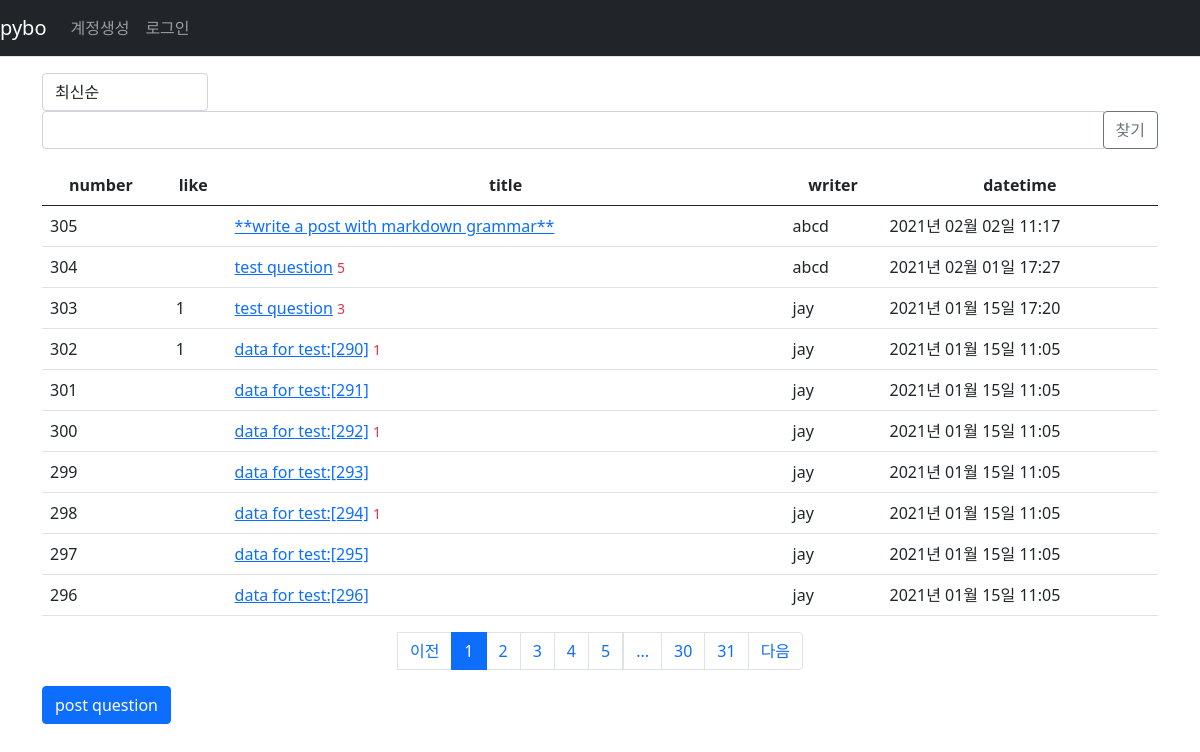
Page /question/list/ on the committed database.
### pybo/models.py (models this page shows)
class Question(db.Model):
    id=db.Column(db.Integer, primary_key=True)
    subject=db.Column(db.String(20),nullable=False)
    content=db.Column(db.Text(),nullable=False)
    create_date=db.Column(db.DateTime(),nullable=False)
    user_id=db.Column(db.Integer, db.ForeignKey('user.id',ondelete='CASCADE'),nullable=False)
    user=db.relationship('User',backref=db.backref('question_set'))
    modify_date=db.Column(db.DateTime(), nullable=True)
    voter=db.relationship('User', secondary=question_voter, backref=db.backref('question_voter_set'))

class User(db.Model):
    id=db.Column(db.Integer,primary_key=True)
    username=db.Column(db.String(150),unique=True,nullable=False)
    password=db.Column(db.String(200),nullable=False)
    email=db.Column(db.String(120),unique=True,nullable=False)

### pybo/views/question_views.py (the view, shortened to what this page needs)
@bp.route('/list/')
def _list():
    page=request.args.get('page',type=int, default=1)
    kw=request.args.get('kw',type=str,default='')
    so=request.args.get('so',type=str,default='recent')
    if so=='recommend':
        sub_query=db.session.query(
            question_voter.c.question_id, func.count('*').label('num_voter'))\
            .group_by(question_voter.c.question_id).subquery()
        question_list=Question.query\
            .outerjoin(sub_query, Question.id==sub_query.c.question_id)\
            .order_by(sub_query.c.num_voter.desc(), Question.create_date.desc())
    else:
        question_list=Question.query.order_by(Question.create_date.desc())
    question_list=question_list.paginate(page, per_page=10)
    return render_template('question/question_list.html', question_list=question_list, page=page, kw=kw, so=so)

### pybo/filter.py (called while the page is built)
def format_datetime(value,fmt="%Y년 %m월 %d일 %H:%M"):
    return value.strftime(fmt)

### pybo/views/auth_views.py (called while the page is built)
@bp.before_app_request
def load_logged_in_user():
    user_id=session.get('user_id')
    if user_id is None:
        g.user=None
    else:
        g.user=User.query.get(user_id)

### pybo/templates/question/question_list.html (shortened to what this page needs)
{% extends 'base.html' %}
{% block content %}
<div class="container my-3">
    <div class="row justify-content-between my-3">
        <div class="col-2">
            <select class="form-control so">
                <option value="recent" {% if so=='recent' %}selected{% endif %}>최신순</option>
            </select>
        </div>
        <div class="col-4 input-group">
            <input type="text" class="form-control kw" value="{{ kw or '' }}">
            <div class="input-group-append">
                <button class="btn btn-outline-secondary" type="button" id="btn_search">찾기</button>
            </div>
        </div>
    </div>
    <table class="table">
        <thead>
        <tr class="text-center thead-dark">
            <th>number</th>
            <th>like</th>
            <th style="width : 50%">title</th>
            <th>writer</th>
            <th>datetime</th>
        </tr>
        </thead>
        <tbody>
        {% if question_list %}
        {% for question in question_list.items %}
        <tr>
            <td>{{ question_list.total-((question_list.page-1)*question_list.per_page)-loop.index0}}</td>
            <td>
                {% if question.voter|length > 0 %}
                <span class=" px-2 py-1">{{ question.voter|length }}</span>
                {% endif %}
            </td>
            <td class="text-left">
                <a href="{{ url_for('question.detail',question_id=question.id)}}">{{question.subject}}</a>
                {% if question.answer_set|length >0 %}
                <span class="text-danger small ml-2">{{question.answer_set|length}}</span>
                {% endif %}
            </td>
            <td>{{question.user.username }}</td>
            <td>
                {{question.create_date|datetime}}
            </td>
        </tr>
        {% endfor %}
        {% else %}
        <tr>
            <td colspan="3">no question.</td>
        </tr>
        {% endif %}
        </tbody>
    </table>
    <ul class="pagination justify-content-center">
        {% if question_list.has_prev %}
        <li class="page-item">
            <a class="page-link" data-page="{{ question_list.prev_num }}" href="#">이전</a>
        </li>
        {% else %}
        <li class="page-item-disabled">
            <a class="page-link" tabindex="-1" aria-disabled="true" href="#">이전</a>
        </li>
        {% endif %}
        {% for page_num in question_list.iter_pages() %}
            {% if page_num %}
                {% if page_num != question_list.page %}
                <li class="page-item">
                    <a class="page-link" data-page="{{ page_num }}" href="#">{{ page_num }}</a>
                </li>
                {% else %}
                <li class="page-item active" aria-current="page">
                    <a class="page-link" href="#">{{page_num}}</a>
                </li>
                {% endif %}
            {% else %}
                <li class="disabled">
                    <a class="page-link" href="#">...</a>
                </li>
            {% endif %}
        {% endfor %}
        {% if question_list.has_next %}
        <li class="page-item">
            <a class="page-link" data-page="{{ question_list.next_num }}" href="#">다음</a>
        </li>
        {% else %}
        <li class="page-item disabled">
            <a class="page-link" tabindex="-1" aria-disabled="true" href="#">다음</a>
        </li>
        {% endif %}
    </ul>
    <a href="{{ url_for('question.create')}}" class="btn btn-primary">post question</a>
</div>
{% endblock %}

### pybo/templates/base.html (shortened to what this page needs)
<!DOCTYPE html>
<html lang="ko">
<head>
    <link rel="stylesheet" href="{{ url_for('static', filename='bootstrap.min.css') }}">
</head>
<body>
    {% include "navbar.html" %}
    {% block content%}
    {% endblock %}
</body>
</html>

### pybo/templates/navbar.html (shortened to what this page needs)
<nav class="navbar navbar-expand-lg navbar-dark bg-dark border-bottom">
    <a class="navbar-brand" href="{{url_for('main.index')}}">pybo</a>
    <div class="collapse navbar-collapse flex-grow-0" id="navbarNav">
        {% if g.user %}
        <ul class="navbar-nav">
            <li class="nav-item">
                <a class="nav-link" href="{{url_for('auth.logout')}}">{{ g.user.username}}  logout</a>
            </li>
        </ul>
        {% else %}
        <ul class="navbar-nav">
            <li class="nav-item">
                <a class="nav-link" href="{{url_for('auth.signup')}}">계정생성</a>
            </li>
            <li class="nav-item">
                <a class="nav-link" href="{{url_for('auth.login')}}">로그인</a>
            </li>
        </ul>
        {% endif %}
    </div>
</nav>

### rows in the picture
Question: id "305", subject "**write a post with markdown grammar**", user.username "abcd", create_date "2021년 02월 02일 11:17"
Question: id "304", subject "test question", answer_set|length "5", user.username "abcd", create_date "2021년 02월 01일 17:27"
Question: id "303", voter|length "1", subject "test question", answer_set|length "3", user.username "jay", create_date "2021년 01월 15일 17:20"
Question: total "302", voter|length "1", subject "data for test:[290]", answer_set|length "1", user.username "jay", create_date "2021년 01월 15일 11:05"
Question: total "301", subject "data for test:[291]", user.username "jay", create_date "2021년 01월 15일 11:05"
Question: total "300", subject "data for test:[292]", answer_set|length "1", user.username "jay", create_date "2021년 01월 15일 11:05"
Question: total "299", subject "data for test:[293]", user.username "jay", create_date "2021년 01월 15일 11:05"
Question: total "298", subject "data for test:[294]", answer_set|length "1", user.username "jay", create_date "2021년 01월 15일 11:05"
Question: total "297", subject "data for test:[295]", user.username "jay", create_date "2021년 01월 15일 11:05"
Question: total "296", subject "data for test:[296]", user.username "jay", create_date "2021년 01월 15일 11:05"

### other values in the picture
{{ page_num }} "1"
{{ page_num }} "2" "3" "4" "5" "30" "31"
